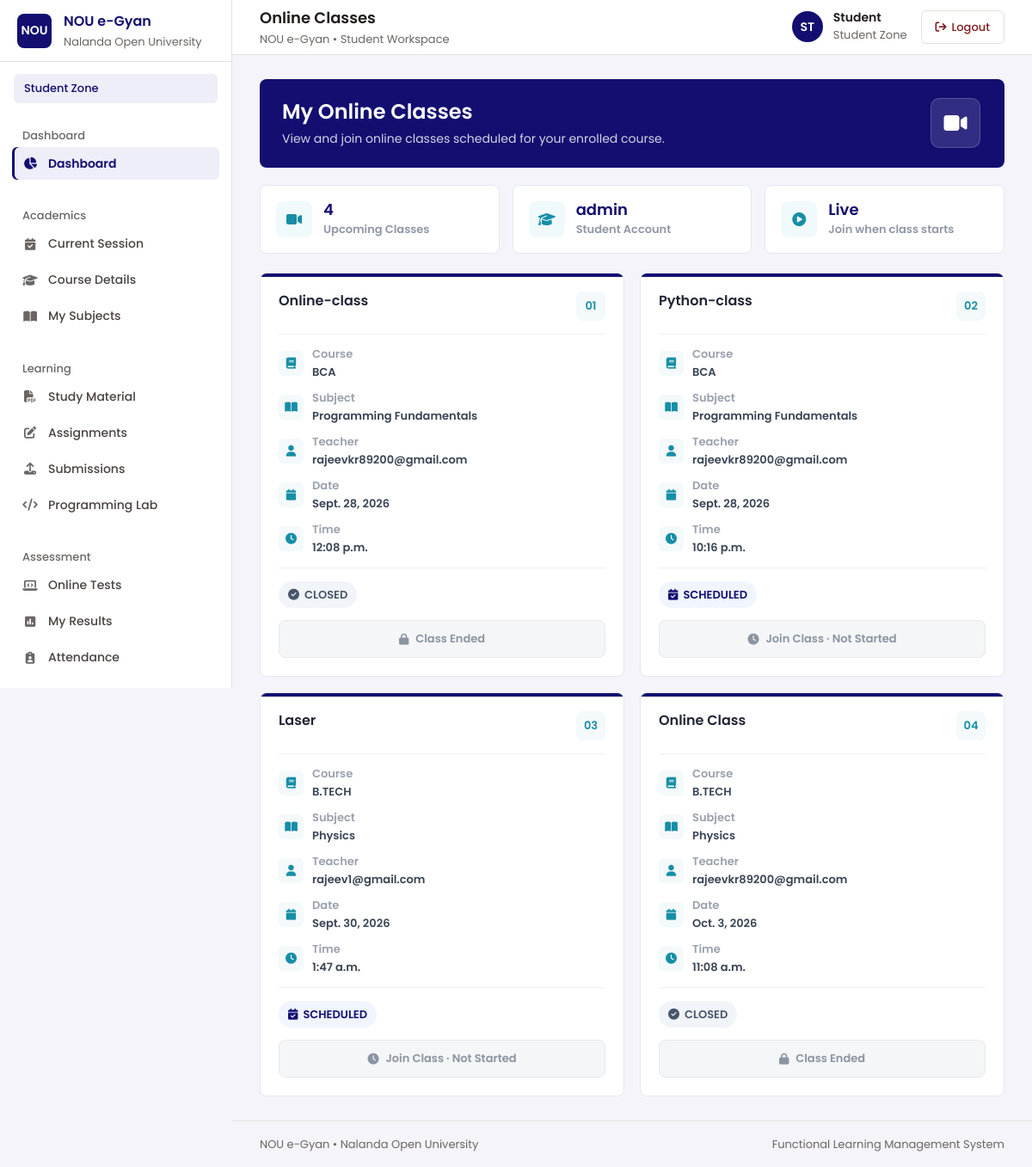
Page /student/classes/ (signed in) on the committed database.
### myapp/models.py (models this page shows, shortened)
class GoogleMeeting(models.Model):
    class_title = models.CharField(max_length=200)
    course = models.CharField(max_length=100)
    subject = models.CharField(max_length=100)
    teacher = models.ForeignKey(User,on_delete=models.CASCADE)
    class_date = models.DateField()
    class_time = models.TimeField()
    duration = models.IntegerField()
    agenda = models.TextField(blank=True,null=True)
    meeting_url = models.URLField(blank=True,null=True)
    google_space_name = models.CharField(max_length=255,blank=True,null=True)
    status = models.CharField(max_length=20,default="scheduled")
    created_at = models.DateTimeField(auto_now_add=True)

### myapp/google_meet.py (the view)
# urls.py: path("student/classes/", student_classes, name="student_classes"),
@login_required
def student_classes(request):
    if not (request.user.is_superuser or hasattr(request.user, "Teacher") or hasattr(request.user, "Student")):
        return HttpResponseForbidden("Please log in to view classes.")
    meetings = _refresh_meeting_statuses(GoogleMeeting.objects.all())
    if hasattr(request.user, "Student"):
        meetings = meetings.filter(course=request.user.Student.course)
    meetings = meetings.order_by("class_date", "class_time")
    return render(request, "meeting/student_classes.html", {"meetings": meetings, "upcoming_meetings": meetings})

### myapp/google_meet.py (called while the page is built, shortened)
def _refresh_meeting_statuses(queryset):
    now = timezone.now()
    return queryset

### myapp/templates/meeting/student_classes.html (shortened to what this page needs)
{% extends "student/base.html" %}
{% block page_title %}Online Classes{% endblock %}
{% block content %}
<section class="student-meets">
    <div class="student-meets-hero">
        <div class="student-meets-hero-content">
            <h1>My Online Classes</h1>
            <p>View and join online classes scheduled for your enrolled course.</p>
        </div>
        <div class="student-meets-hero-icon">
            <i class="fas fa-video"></i>
        </div>
    </div>
    <div class="student-meets-info">
        <div class="student-meets-info-card">
            <div class="student-meets-info-icon">
                <i class="fas fa-video"></i>
            </div>
            <div>
                <strong>{{ upcoming_meetings|length }}</strong>
                <span>Upcoming Classes</span>
            </div>
        </div>
        <div class="student-meets-info-card">
            <div class="student-meets-info-icon">
                <i class="fas fa-graduation-cap"></i>
            </div>
            <div>
                <strong>{{ request.user.username }}</strong>
                <span>Student Account</span>
            </div>
        </div>
        <div class="student-meets-info-card">
            <div class="student-meets-info-icon">
                <i class="fas fa-circle-play"></i>
            </div>
            <div>
                <strong>Live</strong>
                <span>Join when class starts</span>
            </div>
        </div>
    </div>
    <div class="student-meet-grid">
        {% for meeting in upcoming_meetings %}
        <article class="student-meet-card">
            <div class="student-meet-card-top">
                <div class="student-meet-title-wrap">
                    <h2>{{ meeting.class_title }}</h2>
                </div>
                <div class="student-meet-number">
                    {{ forloop.counter|stringformat:"02d" }}
                </div>
            </div>
            <div class="student-meet-details">
                <div class="student-meet-detail">
                    <div class="student-meet-detail-icon">
                        <i class="fas fa-book"></i>
                    </div>
                    <div class="student-meet-detail-text">
                        <small>Course</small>
                        <span>{{ meeting.course }}</span>
                    </div>
                </div>
                <div class="student-meet-detail">
                    <div class="student-meet-detail-icon">
                        <i class="fas fa-book-open"></i>
                    </div>
                    <div class="student-meet-detail-text">
                        <small>Subject</small>
                        <span>{{ meeting.subject }}</span>
                    </div>
                </div>
                <div class="student-meet-detail">
                    <div class="student-meet-detail-icon">
                        <i class="fas fa-user"></i>
                    </div>
                    <div class="student-meet-detail-text">
                        <small>Teacher</small>
                        <span>
                            {{ meeting.teacher.get_full_name|default:meeting.teacher.username }}
                        </span>
                    </div>
                </div>
                <div class="student-meet-detail">
                    <div class="student-meet-detail-icon">
                        <i class="fas fa-calendar"></i>
                    </div>
                    <div class="student-meet-detail-text">
                        <small>Date</small>
                        <span>{{ meeting.class_date }}</span>
                    </div>
                </div>
                <div class="student-meet-detail">
                    <div class="student-meet-detail-icon">
                        <i class="fas fa-clock"></i>
                    </div>
                    <div class="student-meet-detail-text">
                        <small>Time</small>
                        <span>{{ meeting.class_time }}</span>
                    </div>
                </div>
            </div>
            {% if meeting.status == 'live' %}
                <span class="student-meet-status student-live">
                    <span class="student-live-dot"></span>
                    LIVE NOW
                </span>
                <div class="student-meet-action">
                    <a class="student-join"
                       href="{% url 'join_meeting' meeting.id %}">
                        <i class="fas fa-video"></i>
                        Join Class
                    </a>
                </div>
            {% elif meeting.status == 'closed' %}
                <span class="student-meet-status student-closed">
                    <i class="fas fa-check-circle"></i>
                    CLOSED
                </span>
                <div class="student-meet-action">
                    <span class="student-disabled">
                        <i class="fas fa-lock"></i>
                        Class Ended
                    </span>
                </div>
            {% else %}
                <span class="student-meet-status student-scheduled">
                    <i class="fas fa-calendar-check"></i>
                    SCHEDULED
                </span>
                <div class="student-meet-action">
                    <span class="student-disabled">
                        <i class="fas fa-clock"></i>
                        Join Class · Not Started
                    </span>
                </div>
            {% endif %}
        </article>
        {% endfor %}
    </div>
</section>
{% endblock %}

### myapp/templates/student/base.html (style rules this page uses)
:root { --side1: #130e70; --side2: #0c085a; --accent: #168ea6; --dash2: #148ba3; --bg: #f4f4fa; --text-main: #181734; --text-muted: #7987a5; --border: #e2e4f0; --card-bg: #ffffff; --sidebar-width: 270px; }
* { margin: 0; padding: 0; box-sizing: border-box; }
body { font-family: "Poppins", sans-serif; background: var(--bg); color: var(--text-main); min-height: 100vh; overflow-x: hidden; }

### myapp/templates/partials/poppins.html (style rules this page uses)
:root { --font-poppins: "Poppins", system-ui, -apple-system, "Segoe UI", Roboto, sans-serif; --fw-light: 300; --fw-regular: 400; --fw-medium: 500; --fw-semibold: 600; --fw-bold: 700; --fw-extrabold: 800; }
html, body, button, input, select, textarea, optgroup, option, table, caption, th, td, h1, h2, h3, h4, h5, h6, p, a, span, div, label, ul, ol, li, dl, dt, dd, small, strong, b, em, legend, summary, figcaption, blockquote, section, header, footer, nav, main, aside, article, form, fieldset { font-family: var(--font-poppins); }
html { -webkit-text-size-adjust: 100%; text-size-adjust: 100%; }
body { font-weight: var(--fw-regular); -webkit-font-smoothing: antialiased; -moz-osx-font-smoothing: grayscale; text-rendering: optimizeLegibility; -webkit-tap-highlight-color: transparent; }

### rows in the picture
GoogleMeeting: class_title "Online-class", course "BCA", subject "Programming Fundamentals", teacher.get_full_name "rajeevkr89200@gmail.com", class_date "Sept. 28, 2026", class_time "12:08 p.m.", status "closed" (drawn)
GoogleMeeting: class_title "Python-class", course "BCA", subject "Programming Fundamentals", teacher.get_full_name "rajeevkr89200@gmail.com", class_date "Sept. 28, 2026", class_time "10:16 p.m.", status "scheduled" (drawn)
GoogleMeeting: class_title "Laser", course "B.TECH", subject "Physics", teacher.get_full_name "rajeev1@gmail.com", class_date "Sept. 30, 2026", class_time "1:47 a.m.", status "scheduled" (drawn)
GoogleMeeting: class_title "Online Class", course "B.TECH", subject "Physics", teacher.get_full_name "rajeevkr89200@gmail.com", class_date "Oct. 3, 2026", class_time "11:08 a.m.", status "closed" (drawn)

### other values in the picture
{{ upcoming_meetings|length }} "4"
{{ request.user.username }} "admin"
